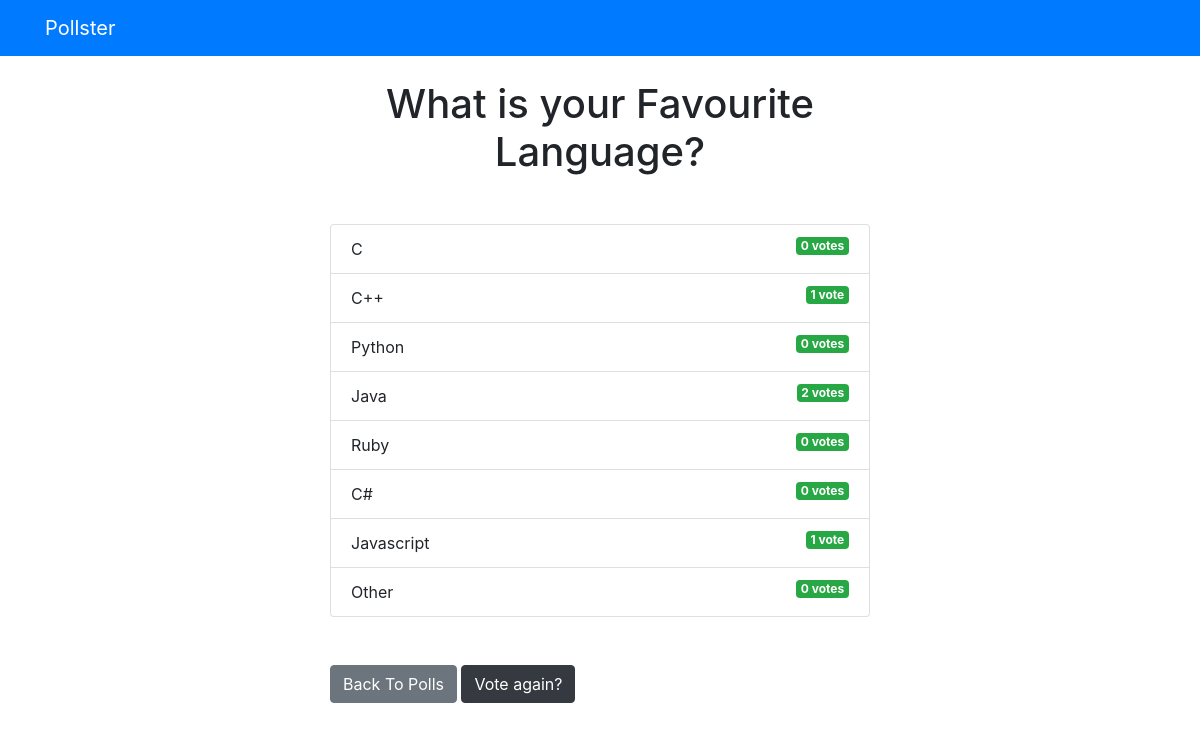
The app's page /polls/3/results/, older data.
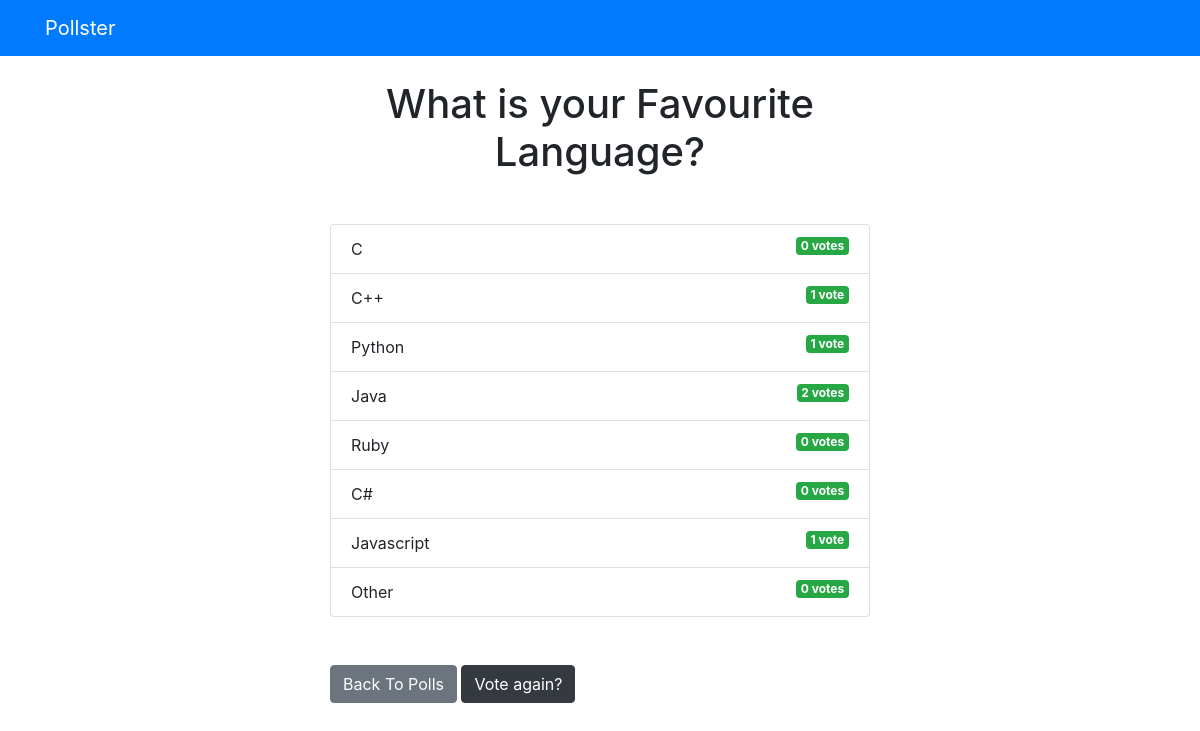
The same page, newer data.
### polls/models.py (models this page shows, shortened)
class Question(models.Model):
    question_text =models.CharField(max_length =200)
    pub_date =models.DateTimeField('date published')

class Choice(models.Model):
    question =models.ForeignKey(Question, on_delete =models.CASCADE)
    choice_text =models.CharField(max_length =200)
    votes =models.IntegerField(default =0)

### polls/views.py (the view)
# urls.py: path('<int:question_id>/results/', views.results , name ='results'),
def results(request, question_id):
  question = get_object_or_404(Question, pk=question_id)
  return render(request, 'polls/results.html', { 'question': question })

### templates/polls/results.html
{% extends 'base.html' %}
{% block content %}
<h1 class="mb-5 text-center">{{ question.question_text }}</h1>
<ul class="list-group mb-5">
    {% for choice in question.choice_set.all %}
    <li class="list-group-item">
        {{ choice.choice_text }} <span class="badge badge-success float-right">{{ choice.votes }}
            vote{{ choice.votes | pluralize }}</span>
    </li>
    {% endfor %}
</ul>
<a class="btn btn-secondary" href="{% url 'polls:index' %}">Back To Polls</a>
<a class="btn btn-dark" href="{% url 'polls:detail' question.id %}">Vote again?</a>
{% endblock %}

### templates/base.html (shortened to what this page needs)
<!DOCTYPE html>
<html lang="en">
<head>
    <link rel="stylesheet" href="https://stackpath.bootstrapcdn.com/bootstrap/4.3.1/css/bootstrap.min.css"
>
</head>
<body>
    {% include 'partials/_navbar.html'%}
    <div class="container">
        <div class="row">
            <div class="col-md-6 m-auto">
                {% block content%}{% endblock %}
            </div>
        </div>
    </div>
</body>
</html>

### templates/partials/_navbar.html
<nav class="navbar navbar-dark bg-primary mb-4">
    <div class="container">
        <a href="/" class="navbar-brand">Pollster</a>
    </div>
</nav>

Row changes from the older to the newer data that the page shows:
changed Choice "Python": votes "0" → "1"; votes|pluralize "s" → (not shown)
